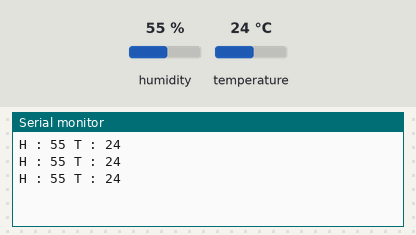
A sketch run on a simulated Arduino Uno, built with avr-gcc and run on an emulated ATmega328P. On the bench: the last lines printed to the serial monitor. The inputs (shaded band) are chosen by the test bench; at power-on: humidity 55 %, temperature 24 °C.

Above: at 2.8 s.
2.9 s: humidity set to 22 %
At 5.5 s:
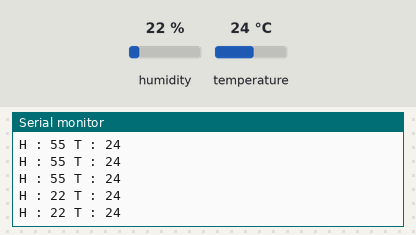
5.6 s: temperature set to 12 °C
At 6.9 s:
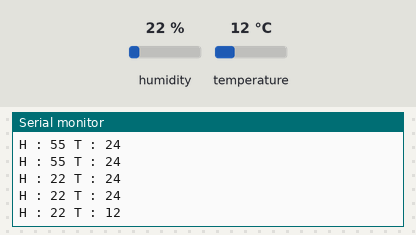
8.3 s: humidity set to 40 %
At 9.9 s:
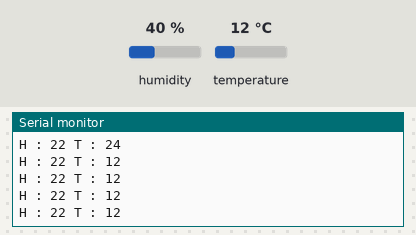
Timing chart, 0 to 11.4 s (numbered marks = the images above; inputs shaded):
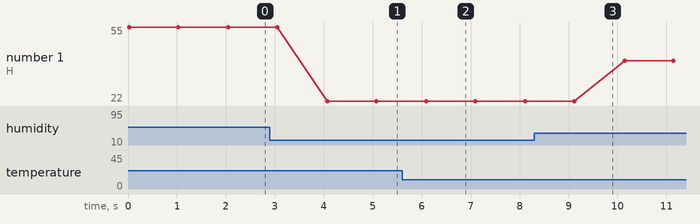

Measured:
- after the input at 2.9 s, the serial monitor: prints a new line after 1.2 s (image 1)
- after the input at 5.6 s, the serial monitor: prints a new line after 0.50 s (image 2)
- plotted number 1: 55 → 22 after the input at 2.9 s, 22 → 40 after the input at 8.3 s

The sketch:

dhy11_test.ino
```cpp
#include <DHT.h>

DHT mydht11(A1, DHT11);

void setup() {
  // put your setup code here, to run once:
  Serial.begin(9600);
  mydht11.begin();
}

void loop() {
  // put your main code here, to run repeatedly:
  int h = mydht11.readHumidity();
  int t = mydht11.readTemperature();
  Serial.println("H : "+String(h)+" T : "+String(t));
  delay(1000);
}
```
